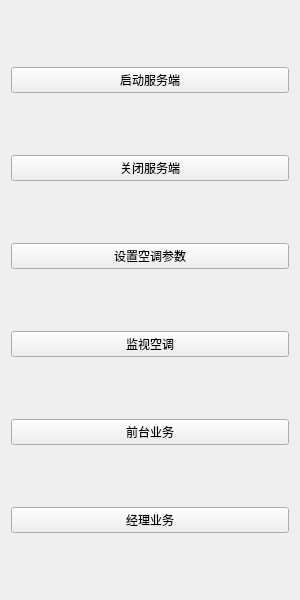
<?xml version="1.0" encoding="UTF-8"?>
<ui version="4.0">
 <class>ServerWidget</class>
 <widget class="QWidget" name="ServerWidget">
  <property name="geometry">
   <rect>
    <x>0</x>
    <y>0</y>
    <width>300</width>
    <height>600</height>
   </rect>
  </property>
  <property name="minimumSize">
   <size>
    <width>300</width>
    <height>600</height>
   </size>
  </property>
  <property name="maximumSize">
   <size>
    <width>300</width>
    <height>600</height>
   </size>
  </property>
  <property name="windowTitle">
   <string>主界面</string>
  </property>
  <layout class="QVBoxLayout" name="verticalLayout">
   <item>
    <widget class="QPushButton" name="StartServerButton">
     <property name="text">
      <string>启动服务端</string>
     </property>
    </widget>
   </item>
   <item>
    <widget class="QPushButton" name="CloseServerButton">
     <property name="text">
      <string>关闭服务端</string>
     </property>
    </widget>
   </item>
   <item>
    <widget class="QPushButton" name="toSetButton">
     <property name="text">
      <string>设置空调参数</string>
     </property>
    </widget>
   </item>
   <item>
    <widget class="QPushButton" name="toMonitorButton">
     <property name="text">
      <string>监视空调</string>
     </property>
    </widget>
   </item>
   <item>
    <widget class="QPushButton" name="toReceptionButton">
     <property name="text">
      <string>前台业务</string>
     </property>
    </widget>
   </item>
   <item>
    <widget class="QPushButton" name="toManagerButton">
     <property name="text">
      <string>经理业务</string>
     </property>
    </widget>
   </item>
  </layout>
 </widget>
 <resources/>
 <connections/>
</ui>
